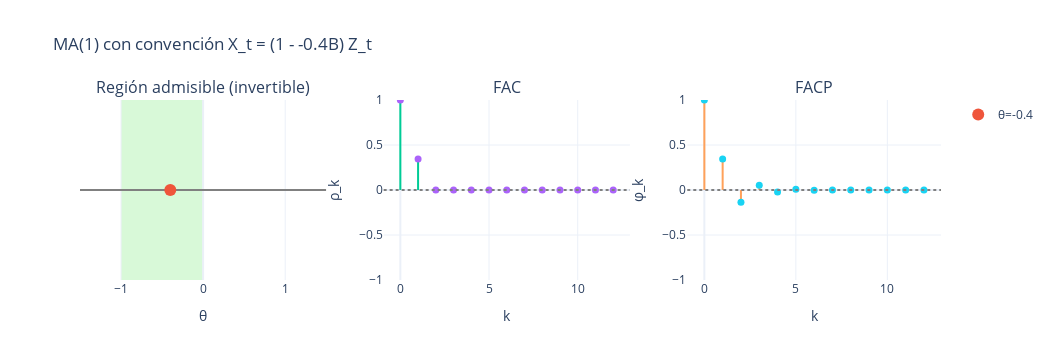

Write notebook code for a chart like this one.
### Markdown cell above
---

**Región Admisible #2**

Para esta región del modelo MA(1) se cumple:

- $-1 < \theta < 0$

### Code cell
import numpy as np
import plotly.graph_objects as go
from plotly.subplots import make_subplots

# --- util: stem (lineas verticales) ---
def stem_trace(x, y, name):
    xs, ys = [], []
    for xi, yi in zip(x, y):
        xs += [xi, xi, None]
        ys += [0, yi, None]
    lines = go.Scatter(x=xs, y=ys, mode="lines", line=dict(width=2), name=name, showlegend=False)
    dots  = go.Scatter(x=x,  y=y,  mode="markers", marker=dict(size=7), name=f"{name} (•)", showlegend=False)
    return lines, dots

# --- FAC teórica MA(1) con convención X_t = (1 - θ B) Z_t ---
# nota: en esta convención ρ1 = -θ / (1 + θ^2), y ρk = 0 para k >= 2
def acf_ma1(theta, m):
    rho = np.zeros(m+1, dtype=float)
    rho[0] = 1.0
    rho[1] = -theta / (1.0 + theta**2)
    lags = np.arange(m+1)
    return lags, rho

# --- FACP a partir de FAC (Levinson-Durbin "lite") ---
# pacf[0]=1; pacf[k] = φ_kk del AR(k) que ajusta esa FAC
def pacf_from_acf(rho):
    m = len(rho) - 1
    pacf = np.zeros(m+1, dtype=float)
    pacf[0] = 1.0
    if m >= 1:
        # matrices phi[k][j] (guardamos solo la fila previa para ahorrar)
        phi_prev = np.zeros(m+1, dtype=float)
        pacf[1] = rho[1]
        phi_prev[1] = rho[1]
        den_prev = 1.0  # 1 - sum_{j=1}^{k-1} phi_{k-1,j} * rho[j], arranca en 1

        for k in range(2, m+1):
            # num = rho[k] - sum_{j=1}^{k-1} phi_{k-1,j} * rho[k-j]
            num = rho[k] - np.sum(phi_prev[1:k] * rho[1:k][::-1])
            # den = 1 - sum_{j=1}^{k-1} phi_{k-1,j} * rho[j]
            den = 1.0 - np.sum(phi_prev[1:k] * rho[1:k])
            phi_kk = 0.0 if np.isclose(den, 0.0) else num / den
            pacf[k] = phi_kk

            # actualiza todos los φ_k,j
            phi_curr = np.zeros(m+1, dtype=float)
            for j in range(1, k):
                phi_curr[j] = phi_prev[j] - phi_kk * phi_prev[k-j]
            phi_curr[k] = phi_kk

            phi_prev = phi_curr
            den_prev = den
    return pacf

def panel_ma1_region_fac_pacf(theta=0.4, m=12, xlim=1.5):
    fig = make_subplots(
        rows=1, cols=3,
        subplot_titles=("Región admisible (invertible)", "FAC", "FACP"),
        column_widths=[0.33, 0.33, 0.34]
    )

    # --- 1) Región admisible en la recta real (−1 < θ < 1) ---
    fig.add_shape(
        type="rect",
        x0=-1, x1=0, y0=0, y1=1,
        xref="x1", yref="paper",
        fillcolor="lightgreen", opacity=0.35, line_width=0, layer="below"
    )
    # eje base
    fig.add_trace(go.Scatter(x=[-xlim, xlim], y=[0,0], mode="lines",
                             line=dict(color="gray", width=2), showlegend=False),
                  row=1, col=1)
    # marca del theta elegido
    fig.add_trace(go.Scatter(x=[theta], y=[0], mode="markers",
                             marker=dict(size=12), name=f"θ={theta}"),
                  row=1, col=1)
    fig.update_xaxes(range=[-xlim, xlim], title_text="θ", row=1, col=1)
    fig.update_yaxes(visible=False, row=1, col=1)

    # --- 2) FAC ---
    lags, rho = acf_ma1(theta, m)
    lines, dots = stem_trace(lags, rho, "ρ_k")
    fig.add_trace(lines, row=1, col=2); fig.add_trace(dots, row=1, col=2)
    fig.add_hline(y=0, line_dash="dot", line_color="gray", row=1, col=2)
    fig.update_yaxes(range=[-1, 1], title_text="ρ_k", row=1, col=2)
    fig.update_xaxes(title_text="k", row=1, col=2)

    # --- 3) FACP (a partir de la FAC) ---
    pacf = pacf_from_acf(rho)
    lags_p = np.arange(len(pacf))
    lines, dots = stem_trace(lags_p, pacf, "φ_k (PACF)")
    fig.add_trace(lines, row=1, col=3); fig.add_trace(dots, row=1, col=3)
    fig.add_hline(y=0, line_dash="dot", line_color="gray", row=1, col=3)
    fig.update_yaxes(range=[-1, 1], title_text="φ_k", row=1, col=3)
    fig.update_xaxes(title_text="k", row=1, col=3)

    fig.update_layout(template="plotly_white", width=1050, height=360,
                      title=f"MA(1) con convención X_t = (1 - {theta}B) Z_t")
    return fig

# ================== USO ==================
# ejemplo: θ = -0.4 (recuerda: convención con signo 'menos' en el polinomio)
fig = panel_ma1_region_fac_pacf(theta=-0.4, m=12, xlim=1.5)
fig.show()

### Figure 1 — Plotly figure (JSON) as saved in the notebook; plotly's stock layout.template omitted (floating-point values rounded to 4 significant figures)
{"data": [{"line": {"color": "gray", "width": 2}, "mode": "lines", "showlegend": false, "type": "scatter", "x": [-1.5, 1.5], "xaxis": "x", "y": [0, 0], "yaxis": "y"}, {"marker": {"size": 12}, "mode": "markers", "name": "θ=-0.4", "type": "scatter", "x": [-0.4], "xaxis": "x", "y": [0], "yaxis": "y"}, {"line": {"width": 2}, "mode": "lines", "name": "ρ_k", "showlegend": false, "type": "scatter", "x": [0, 0, null, 1, 1, null, 2, 2, null, 3, 3, null, 4, 4, null, 5, 5, null, 6, 6, null, 7, 7, null, 8, 8, null, 9, 9, null, 10, 10, null, 11, 11, null, 12, 12, null], "xaxis": "x2", "y": [0, 1, null, 0, 0.3448, null, 0, 0, null, 0, 0, null, 0, 0, null, 0, 0, null, 0, 0, null, 0, 0, null, 0, 0, null, 0, 0, null, 0, 0, null, 0, 0, null, 0, 0, null], "yaxis": "y2"}, {"marker": {"size": 7}, "mode": "markers", "name": "ρ_k (•)", "showlegend": false, "type": "scatter", "x": [0, 1, 2, 3, 4, 5, 6, 7, 8, 9, 10, 11, 12], "xaxis": "x2", "y": [1.0, 0.3448, 0.0, 0.0, 0.0, 0.0, 0.0, 0.0, 0.0, 0.0, 0.0, 0.0, 0.0], "yaxis": "y2"}, {"line": {"width": 2}, "mode": "lines", "name": "φ_k (PACF)", "showlegend": false, "type": "scatter", "x": [0, 0, null, 1, 1, null, 2, 2, null, 3, 3, null, 4, 4, null, 5, 5, null, 6, 6, null, 7, 7, null, 8, 8, null, 9, 9, null, 10, 10, null, 11, 11, null, 12, 12, null], "xaxis": "x3", "y": [0, 1, null, 0, 0.3448, null, 0, -0.135, null, 0, 0.0538, null, 0, -0.02151, null, 0, 0.008602, null, 0, -0.003441, null, 0, 0.001376, null, 0, -0.0005505, null, 0, 0.0002202, null, 0, -8.808e-05, null, 0, 3.523e-05, null, 0, -1.409e-05, null], "yaxis": "y3"}, {"marker": {"size": 7}, "mode": "markers", "name": "φ_k (PACF) (•)", "showlegend": false, "type": "scatter", "x": [0, 1, 2, 3, 4, 5, 6, 7, 8, 9, 10, 11, 12], "xaxis": "x3", "y": [1.0, 0.3448, -0.135, 0.0538, -0.02151, 0.008602, -0.003441, 0.001376, -0.0005505, 0.0002202, -8.808e-05, 3.523e-05, -1.409e-05], "yaxis": "y3"}], "layout": {"annotations": [{"font": {"size": 16}, "showarrow": false, "text": "Región admisible (invertible)", "x": 0.143, "xanchor": "center", "xref": "paper", "y": 1, "yanchor": "bottom", "yref": "paper"}, {"font": {"size": 16}, "showarrow": false, "text": "FAC", "x": 0.4957, "xanchor": "center", "xref": "paper", "y": 1, "yanchor": "bottom", "yref": "paper"}, {"font": {"size": 16}, "showarrow": false, "text": "FACP", "x": 0.8527, "xanchor": "center", "xref": "paper", "y": 1, "yanchor": "bottom", "yref": "paper"}], "height": 360, "shapes": [{"fillcolor": "lightgreen", "layer": "below", "line": {"width": 0}, "opacity": 0.35, "type": "rect", "x0": -1, "x1": 0, "xref": "x", "y0": 0, "y1": 1, "yref": "paper"}, {"line": {"color": "gray", "dash": "dot"}, "type": "line", "x0": 0, "x1": 1, "xref": "x2 domain", "y0": 0, "y1": 0, "yref": "y2"}, {"line": {"color": "gray", "dash": "dot"}, "type": "line", "x0": 0, "x1": 1, "xref": "x3 domain", "y0": 0, "y1": 0, "yref": "y3"}], "title": {"text": "MA(1) con convención X_t = (1 - -0.4B) Z_t"}, "width": 1050, "xaxis": {"anchor": "y", "domain": [0, 0.286], "range": [-1.5, 1.5], "title": {"text": "θ"}}, "xaxis2": {"anchor": "y2", "domain": [0.3527, 0.6387], "title": {"text": "k"}}, "xaxis3": {"anchor": "y3", "domain": [0.7053, 1], "title": {"text": "k"}}, "yaxis": {"anchor": "x", "domain": [0, 1], "visible": false}, "yaxis2": {"anchor": "x2", "domain": [0, 1], "range": [-1, 1], "title": {"text": "ρ_k"}}, "yaxis3": {"anchor": "x3", "domain": [0, 1], "range": [-1, 1], "title": {"text": "φ_k"}}}}
